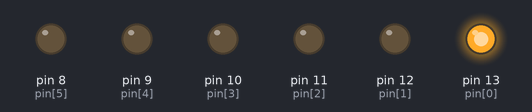
The sketch below on a simulated Arduino Uno, built for the host (arithmetic inside an expression is 32-bit, double 64-bit). Parts: output pins drawn as LEDs (lit = HIGH).

Above: at 1.0 s.
At 3.0 s:
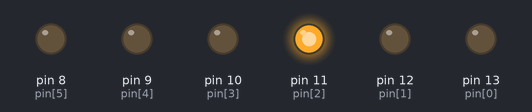
At 5.0 s:
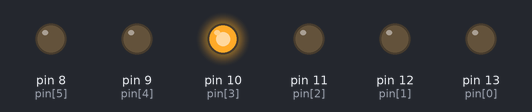
At 7.0 s:
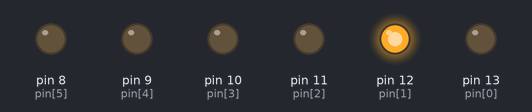
At 9.0 s:
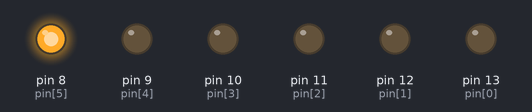
At 11.0 s:
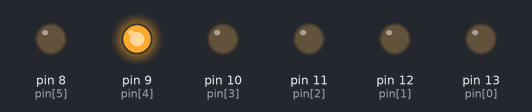
Timing chart, 0 to 15.6 s (numbered marks = the images above):
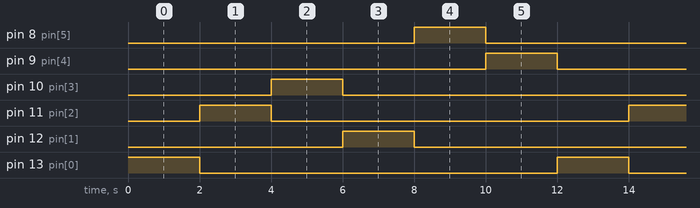

The sketch:

Round_Robin.ino
```cpp
// Marl Kenneth T. Tan
// BSCPE 4A
//Round Robin


//Process Id		Arrival Time		Burst Time
/*
P1					0000mm				5000mm
P2					1000mm				3000mm
P3					2000mm				1000mm
P4					3000mm				2000mm
P5					4000mm				3000mm
P6					5000mm				4000mm
*/

//TQ/Time Quantum = 2000 milliseconds


void setup()
{
  pinMode(13, OUTPUT); // Port 13 to output
  pinMode(12, OUTPUT); // Port 12 to output
  pinMode(11, OUTPUT); // Port 11 to output
  pinMode(10, OUTPUT); // Port 10 to output
  pinMode(9, OUTPUT); //  Port 9  to output
  pinMode(8, OUTPUT); //  Port 8  to output
}

void loop()
{
  round_robin(); //Calls the Function.
}
//Round robin process to output
void round_robin(){
  int time_quantum = 2000;
  int burst_time[6] = {5000, 3000, 1000, 2000, 3000, 4000};
  int pin[6] = {13, 12, 11, 10, 9, 8};
  int ready_queue[6];
  int arrival_time[6] = {0, 5000, 2000, 3000, 6000, 5000};
  int time = 0;

  int temp;
  for (int i=0; i<6; i++){
    for (int j=0; j<6; j++){
      if (arrival_time[i] < arrival_time[j]){
      	temp = arrival_time[i];
        arrival_time[i] = arrival_time[j];
        arrival_time[j] = temp;

        temp = burst_time[i];
        burst_time[i] = burst_time[j];
        burst_time[j] = temp;

        temp = pin[i];
        pin[i] = pin[j];
        pin[j] = temp;
      }
    }
  }

  for (int i=0; i<6; i++){
  	digitalWrite(pin[i], HIGH);
    delay(time_quantum);
    digitalWrite(pin[i], LOW);
    burst_time[i] = burst_time[i] - time_quantum;

  }

}
//end 
```

Measured:
- by itself, pin 8 (pin[5]), pin 9 (pin[4]), pin 10 (pin[3]), pin 11 (pin[2]), pin 12 (pin[1]), pin 13 (pin[0]): alternates HIGH for 2.0 s and LOW for 10.0 s
- by itself, everything shown: repeats every 12.0 s, in 7 steps
